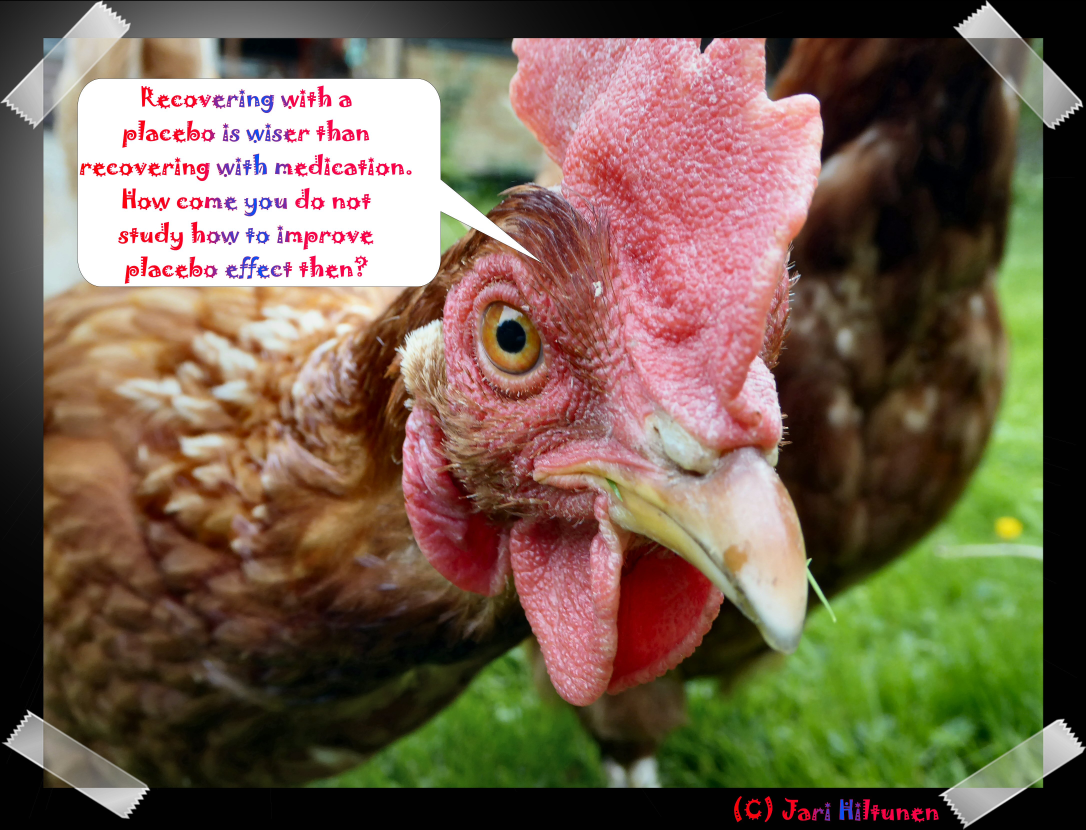
#> input picture testitiedostoja/alkuperäinen-kana.jpg, 4342 x 3317 px, given in place of P1010892.JPG, which was not available (shown at 1/4 size)
$ python dwt_bright_diagnostics.py
#> lines starting #> are read from the running program, lines starting #| are printed output that depends on the picture
### tools/dwt_probe.py
#!/usr/bin/env python3
"""Independent DWT-QIM robustness probe. Not Cryptoleaf production format.
Requires Pillow, numpy, PyWavelets. Uses known original dimensions for resize recovery.
"""
import argparse, csv, io, zlib
from pathlib import Path
import numpy as np
import pywt
from PIL import Image

MAGIC = b'DWT1'

def bits_from_bytes(b):
    return np.unpackbits(np.frombuffer(b, dtype=np.uint8))

def embed(image, message, delta, repeat, seed):
    if len(message) > 65535:
        raise ValueError('Message too long')
    packet = MAGIC + len(message).to_bytes(2, 'big') + message
    packet += zlib.crc32(packet).to_bytes(4, 'big')
    bits = bits_from_bytes(packet)
    ycbcr = image.convert('YCbCr')
    a = np.asarray(ycbcr, dtype=np.float64).copy()
    coeffs = pywt.wavedec2(a[:,:,0], 'haar', level=2, mode='periodization')
    ll = coeffs[0].copy()
    flat = ll.ravel()
    count = len(bits) * repeat
    if count > flat.size:
        raise ValueError(f'Insufficient DWT capacity: need {count}, have {flat.size}')
    rng = np.random.default_rng(seed)
    positions = rng.permutation(flat.size)[:count]
    expanded = np.repeat(bits, repeat)
    # QIM: nearest quantization lattice with parity encoding
    q = np.rint(flat[positions] / delta).astype(np.int64)
    q += (expanded.astype(np.int64) - (q & 1)) % 2
    flat[positions] = q * delta
    coeffs[0] = ll
    a[:,:,0] = np.clip(pywt.waverec2(coeffs, 'haar', mode='periodization')[:a.shape[0], :a.shape[1]], 0, 255)
    return Image.fromarray(np.uint8(np.clip(np.rint(a),0,255)), 'YCbCr').convert('RGB')

def extract(image, original_size, delta, repeat, seed, max_bytes=256):
    # This is an ORACLE alignment: decoder is explicitly told the original size.
    if image.size != original_size:
        image = image.resize(original_size, Image.Resampling.LANCZOS)
    y = np.asarray(image.convert('YCbCr'), dtype=np.float64)[:,:,0]
    ll = pywt.wavedec2(y, 'haar', level=2, mode='periodization')[0].ravel()
    rng = np.random.default_rng(seed)
    # Must match embed permutation length, independent of packet length.
    pos = rng.permutation(ll.size)
    def read(nbytes):
        count = nbytes * 8 * repeat
        if count > ll.size: raise ValueError('Insufficient capacity')
        q = np.rint(ll[pos[:count]] / delta).astype(np.int64)
        bits = (q & 1).reshape(-1,repeat)
        majority = (bits.sum(axis=1) > repeat//2).astype(np.uint8)
        return np.packbits(majority).tobytes()
    header = read(6)
    if header[:4] != MAGIC: raise ValueError('BadMagic')
    length = int.from_bytes(header[4:6], 'big')
    if length > max_bytes: raise ValueError('LengthOutOfRange')
    packet = read(6 + length + 4)
    if zlib.crc32(packet[:-4]) != int.from_bytes(packet[-4:], 'big'):
        raise ValueError('BadCRC')
    return packet[6:-4]

def jpeg_roundtrip(img, quality):
    buf = io.BytesIO()
    img.save(buf, format='JPEG', quality=quality, subsampling=0)
    buf.seek(0)
    with Image.open(buf) as loaded:
        return loaded.convert('RGB')

def psnr(a,b):
    x=np.asarray(a,dtype=np.float64); y=np.asarray(b,dtype=np.float64)
    mse=np.mean((x-y)**2)
    return float('inf') if mse==0 else 10*np.log10(255**2/mse)

# [50 lines left out: function main, not called in this run]

# [1 lines that do not run on import are left out]

### tools/dwt_bright_diagnostics.py
#!/usr/bin/env python3
"""Diagnose RAW DWT failures in bright P1010892.JPG; research only.

Compare baseline, luminance inversion, headroom, percentile mapping and gamma.
All transformations are applied BEFORE embedding and must be known to decoder;
this experiment does NOT establish a blind reversible scheme.
"""
import argparse
import csv
from pathlib import Path
import sys
import numpy as np
import pywt
from PIL import Image, ImageOps
sys.path.insert(0, str(Path(__file__).resolve().parent))
import dwt_probe as dwt

MAGIC = dwt.MAGIC
FIELDS = ['variant','delta','bytes','width','height','y_min','y_max','y_clip_low_pct',
          'y_clip_high_pct','rgb_clip_pct','ll2_header_ber','raw_pass','raw_error',
          'jpeg85_pass','jpeg85_error','jpeg60_pass','jpeg60_error','psnr_raw_db','psnr_jpeg85_db']


def transform(img, name):
    if name == 'original': return img.copy()
    if name == 'negative':
        return Image.fromarray(255-np.asarray(img, dtype=np.uint8), 'RGB')
    ycc = np.asarray(img.convert('YCbCr'), dtype=np.float64).copy()
    y = ycc[:,:,0]
    if name == 'headroom16':
        y = 16 + y*(223/255)
    elif name == 'headroom32':
        y = 32 + y*(191/255)
    elif name == 'percentile16':
        lo,hi = np.percentile(y, [1,99])
        y = 16 + (np.clip(y,lo,hi)-lo)*223/max(hi-lo,1)
    elif name == 'gamma07':
        y = 255*(y/255)**0.7
    elif name == 'gamma14':
        y = 255*(y/255)**1.4
    else: raise ValueError(name)
    ycc[:,:,0] = np.clip(np.rint(y),0,255)
    return Image.fromarray(ycc.astype(np.uint8), 'YCbCr').convert('RGB')


def coefficient_diagnostics(img, message, delta, repeat, seed):
    """Measure Y reconstruction clipping BEFORE rounding and RGB conversion.
    Also measure header bit error rate AFTER RGB conversion.
    """
    ycc = np.asarray(img.convert('YCbCr'), dtype=np.float64).copy()
    coeffs = pywt.wavedec2(ycc[:,:,0], 'haar', level=2, mode='periodization')
    ll = coeffs[0].copy(); flat = ll.ravel()
    packet = MAGIC + len(message).to_bytes(2,'big') + message
    import zlib
    packet += zlib.crc32(packet).to_bytes(4,'big')
    bits = np.unpackbits(np.frombuffer(packet,dtype=np.uint8))
    count = len(bits)*repeat
    if count > flat.size: raise ValueError('Insufficient DWT capacity')
    pos = np.random.default_rng(seed).permutation(flat.size)[:count]
    expanded = np.repeat(bits,repeat)
    q = np.rint(flat[pos]/delta).astype(np.int64)
    q += (expanded.astype(np.int64)-(q & 1)) % 2
    flat[pos] = q*delta
    coeffs[0] = ll
    raw_y = pywt.waverec2(coeffs,'haar',mode='periodization')[:img.height,:img.width]
    low = float(np.mean(raw_y < 0)*100)
    high = float(np.mean(raw_y > 255)*100)
    reconstructed = dwt.embed(img,message,delta,repeat,seed)
    rgb = np.asarray(reconstructed,dtype=np.uint8)
    rgb_clip = float(np.mean((rgb==0)|(rgb==255))*100)
    recovered_y = np.asarray(reconstructed.convert('YCbCr'),dtype=np.float64)[:,:,0]
    recovered_ll = pywt.wavedec2(recovered_y,'haar',level=2,mode='periodization')[0].ravel()
    header_n = 6*8*repeat
    rq = np.rint(recovered_ll[pos[:header_n]]/delta).astype(np.int64)
    recovered_bits = ((rq & 1).reshape(-1,repeat).sum(axis=1)>repeat//2).astype(np.uint8)
    ber = float(np.mean(recovered_bits != bits[:48])*100)
    return reconstructed,low,high,rgb_clip,ber


def decode(image,size,message,delta,repeat,seed):
    try:
        got=dwt.extract(image,size,delta,repeat,seed,max_bytes=max(256,len(message)))
        return int(got==message), '' if got==message else 'MessageMismatch'
    except Exception as exc:
        return 0, f'{type(exc).__name__}:{exc}'


def main():
    ap=argparse.ArgumentParser(description=__doc__)
    ap.add_argument('image',nargs='?',type=Path,
                    default=Path('/home/jari/Pictures/DWTFourierTesti/P1010892.JPG'))
    ap.add_argument('--csv',type=Path,default=Path('dwt_bright_diagnostics.csv'))
    ap.add_argument('--deltas',default='16,24,32,48')
    ap.add_argument('--lengths',default='10,25,50')
    ap.add_argument('--repeat',type=int,default=9)
    ap.add_argument('--seed',type=int,default=20261114)
    args=ap.parse_args()
    deltas=[float(v) for v in args.deltas.split(',')]
    lengths=[int(v) for v in args.lengths.split(',')]
    if any(x<=0 for x in deltas) or any(x<1 for x in lengths): ap.error('Invalid deltas/lengths')
    if args.repeat<1 or args.repeat%2!=1: ap.error('Repeat must be positive odd')
    with Image.open(args.image) as source:
#> source is the input picture: PIL image 4342x3317 RGB; mean R, G, B 115.4, 97.6, 79
        original=ImageOps.exif_transpose(source).convert('RGB')
    variants=['original','negative','headroom16','headroom32','percentile16','gamma07','gamma14']
    args.csv.parent.mkdir(parents=True,exist_ok=True)
    totals={v:[0,0,0] for v in variants}
    with args.csv.open('w',newline='',encoding='utf-8') as f:
        writer=csv.DictWriter(f,fieldnames=FIELDS);writer.writeheader()
        for variant in variants:
            image=transform(original,variant)
            y=np.asarray(image.convert('YCbCr'))[:,:,0]
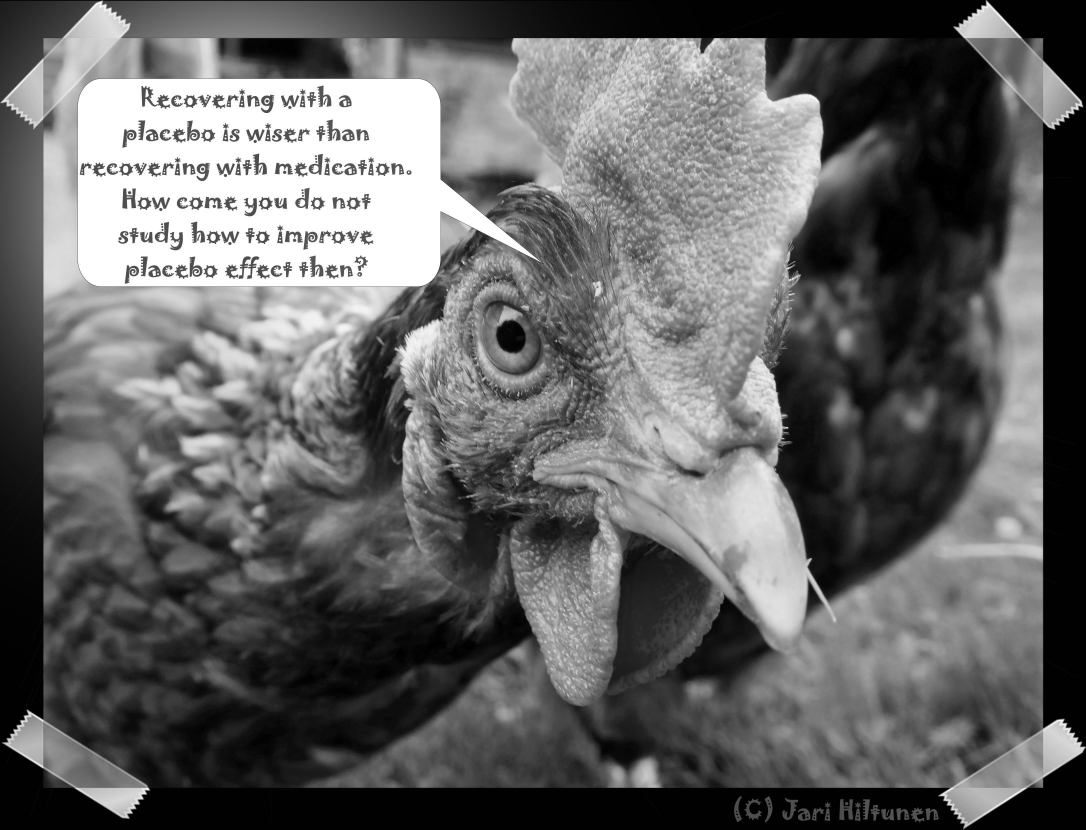
#> y: shape (3317, 4342) (shown at 1/4 size); min 0, max 255, mean 100.4
            for length in lengths:
                message=np.random.default_rng(args.seed).integers(0,256,length,dtype=np.uint8).tobytes()
                for delta in deltas:
                    row=dict(variant=variant,delta=delta,bytes=length,
                             width=image.width,height=image.height,
                             y_min=int(y.min()),y_max=int(y.max()),
                             raw_pass=0,jpeg85_pass=0,jpeg60_pass=0)
#> row = 10 items
                    try:
                        marked,low,high,rgbclip,ber=coefficient_diagnostics(
                            image,message,delta,args.repeat,args.seed)
#> in coefficient_diagnostics, `ycc = np.asarray(img.convert('YCbCr'), dtype=np.float64).copy()`:
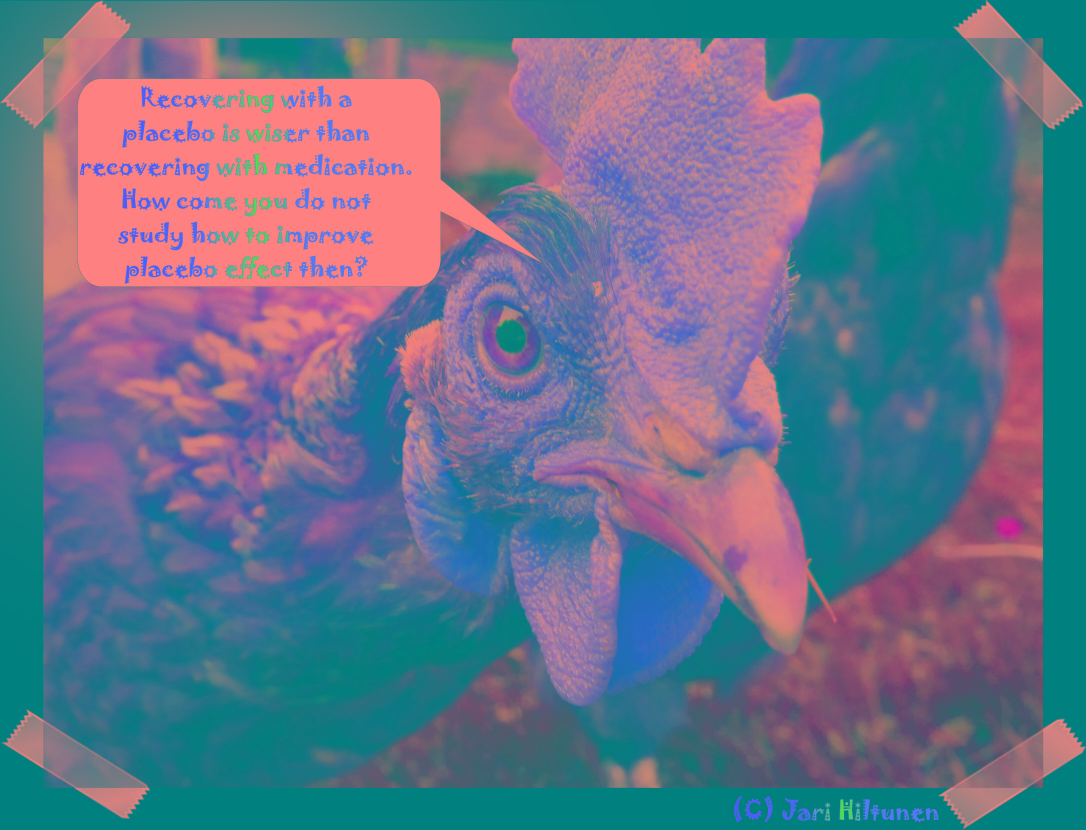
#> ycc: shape (3317, 4342, 3) float64 (shown at 1/4 size); mean R, G, B 100.4, 115.4, 138.1
#> in coefficient_diagnostics, `coeffs = pywt.wavedec2(ycc[:,:,0], 'haar', level=2, mode='periodizatio..`: coeffs = 3 items
#> in coefficient_diagnostics, `ll = coeffs[0].copy()`:
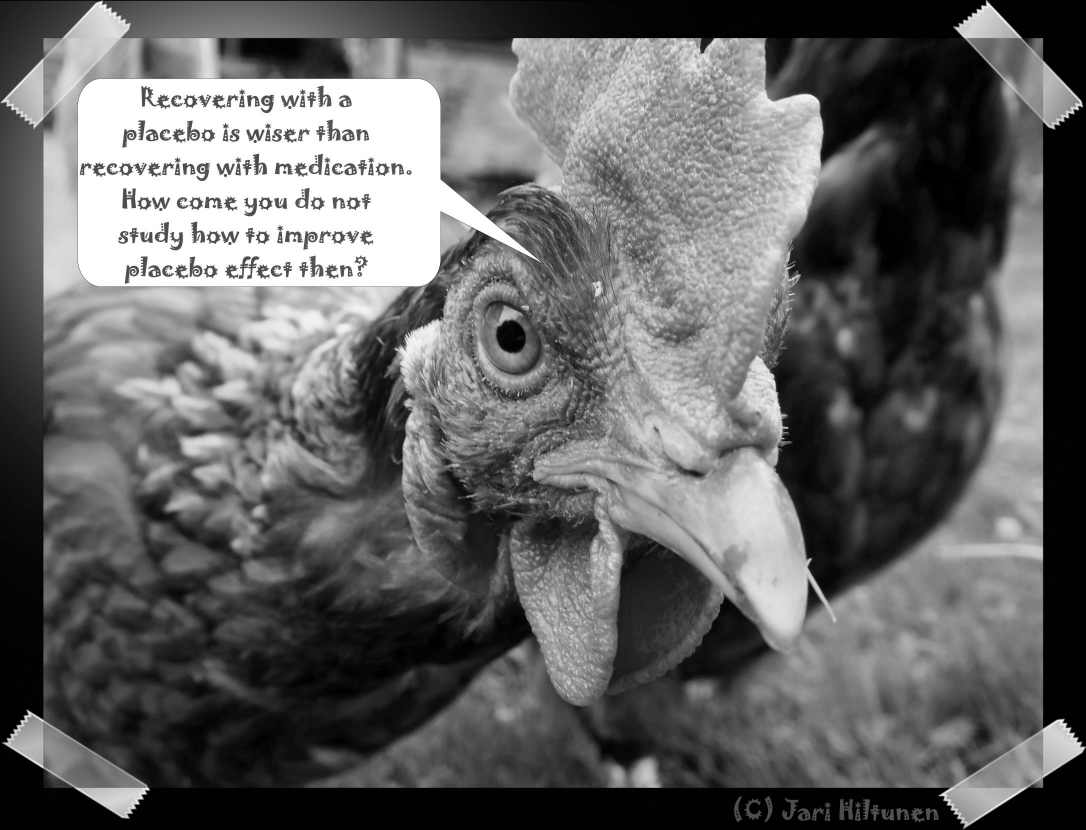
#> ll: shape (830, 1086) float64; min 0, max 1020, mean 401.1; drawn with min black and max white
#> in coefficient_diagnostics, `q = np.rint(flat[pos]/delta).astype(np.int64)`: q = 1440 values, max 64 at index 20, min 0 at index 10, mean 24.81
#> in coefficient_diagnostics, `q += (expanded.astype(np.int64)-(q & 1)) % 2`: q = 1440 values, max 65 at index 86, min 0 at index 23, mean 25.31
#> in coefficient_diagnostics, `low = float(np.mean(raw_y < 0)*100)`: low = 0.029
#> in coefficient_diagnostics, `high = float(np.mean(raw_y > 255)*100)`: high = 5.46
#> in embed, `ycbcr = image.convert('YCbCr')`: ycbcr: PIL image 4342x3317 YCbCr; mean of channels 0, 1, 2 100.4, 115.4, 138.1
#> in embed, `coeffs = pywt.wavedec2(a[:,:,0], 'haar', level=2, mode='periodization')`: coeffs = 3 items
#> in embed, `q = np.rint(flat[positions] / delta).astype(np.int64)`: q = 1440 values, max 64 at index 20, min 0 at index 10, mean 24.81
#> in embed, `q += (expanded.astype(np.int64) - (q & 1)) % 2`: q = 1440 values, max 65 at index 86, min 0 at index 23, mean 25.31
#> in embed, `a[:,:,0] = np.clip(pywt.waverec2(coeffs, 'haar', mode='periodization')..`: a: shape (3317, 4342, 3) float64; mean of channels 0, 1, 2 100.4, 115.4, 138.1
#> in coefficient_diagnostics, `rgb_clip = float(np.mean((rgb==0)|(rgb==255))*100)`: rgb_clip = 8.15
#> in coefficient_diagnostics, `rq = np.rint(recovered_ll[pos[:header_n]]/delta).astype(np.int64)`: rq = 432 values, max 64 at index 20, min 0 at index 23, mean 25.64
#> in coefficient_diagnostics, `recovered_bits = ((rq & 1).reshape(-1,repeat).sum(axis=1)>repeat//2).a..`: recovered_bits = 48 values, max 1 at index 1, min 0 at index 0, mean 0.312
#> in coefficient_diagnostics, `ber = float(np.mean(recovered_bits != bits[:48])*100)`: ber = 0
#> low = 0.029; high = 5.46; rgbclip = 8.15; ber = 0
                        row.update(y_clip_low_pct=round(low,4),y_clip_high_pct=round(high,4),
                                   rgb_clip_pct=round(rgbclip,4),ll2_header_ber=round(ber,3),
                                   psnr_raw_db=round(dwt.psnr(image,marked),3))
#> in psnr, `mse=np.mean((x-y)**2)`: mse = 1.81
                        row['raw_pass'],row['raw_error']=decode(marked,image.size,message,delta,args.repeat,args.seed)
#> in read, `q = np.rint(ll[pos[:count]] / delta).astype(np.int64)`: q has the same summary as rq in coefficient_diagnostics
#> in read, `majority = (bits.sum(axis=1) > repeat//2).astype(np.uint8)`: majority has the same summary as recovered_bits in coefficient_diagnostics
#> in extract, `length = int.from_bytes(header[4:6], 'big')`: length = 10
                        for quality in (85,60):
                            compressed=dwt.jpeg_roundtrip(marked,quality)
                            row[f'jpeg{quality}_pass'],row[f'jpeg{quality}_error']=decode(
                                compressed,image.size,message,delta,args.repeat,args.seed)
                            if quality==85:row['psnr_jpeg85_db']=round(dwt.psnr(image,compressed),3)
                    except Exception as exc:
                        row['raw_error']=f'{type(exc).__name__}:{exc}'
                    writer.writerow(row);f.flush()
                    totals[variant][0]+=row['raw_pass']
                    totals[variant][1]+=row['jpeg85_pass']
                    totals[variant][2]+=row['jpeg60_pass']
                    print(f'{variant:13} {length:2} B delta={delta:4g} '
                          f'RAW={row["raw_pass"]} J85={row["jpeg85_pass"]} J60={row["jpeg60_pass"]} '
                          f'headerBER={row.get("ll2_header_ber","-")} '
                          f'clipHigh={row.get("y_clip_high_pct","-")}',flush=True)
    print('\nSUMMARY (RAW, JPEG85, JPEG60; 12 trials per variant)')
    for variant, values in totals.items(): print(variant,values)
    print('Saved:',args.csv)
    print('CAUTION: transformed images are not invertible to originals without losses; '
          'PSNR is against the transformed image, not the source.')

#> (the run stopped early here; a loop or call above may not have finished)
